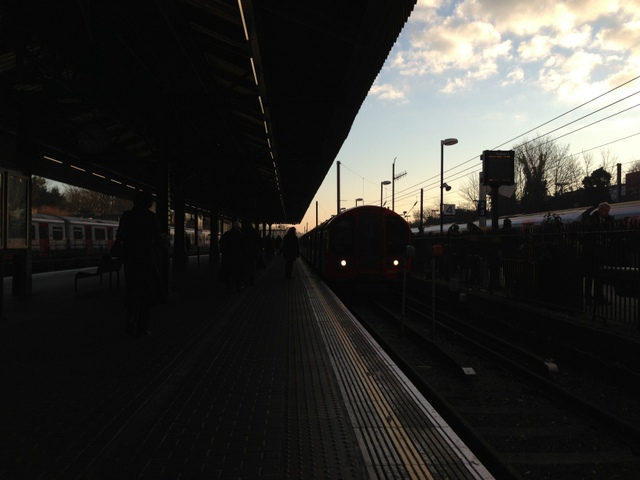
#> input picture underexposed_image.jpg, 640 x 480 px
$ python AutoExposure.py
#> lines starting #> are read from the running program, lines starting #| are printed output that depends on the picture
import cv2
import numpy as np
from matplotlib import pyplot as plt

def adjust_gamma(image, gamma=1.0):
    # build a lookup table mapping the pixel values [0, 255] to their adjusted gamma values
    invGamma = 1.0 / gamma
    table = np.array([((i / 255.0) ** invGamma) * 255
        for i in np.arange(0, 256)]).astype("uint8")
    # apply gamma correction using the lookup table
    return cv2.LUT(image, table)

def auto_exposure(img_path):
    # Load the image
#> called with img_path = 'underexposed_image.jpg'
    img = cv2.imread(img_path, 0)
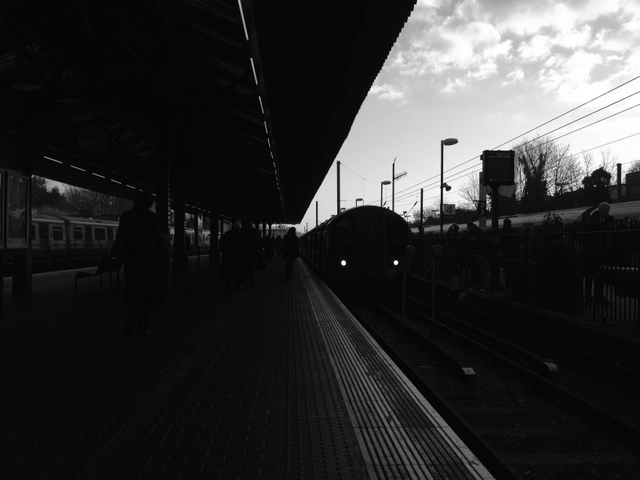
#> img: shape (480, 640); min 0, max 255, mean 48.8

    # Apply gamma correction (can be adjusted to get your desired results.)
    gamma_corrected = adjust_gamma(img, 5.0)
#> in adjust_gamma, `return cv2.LUT(image, table)`:
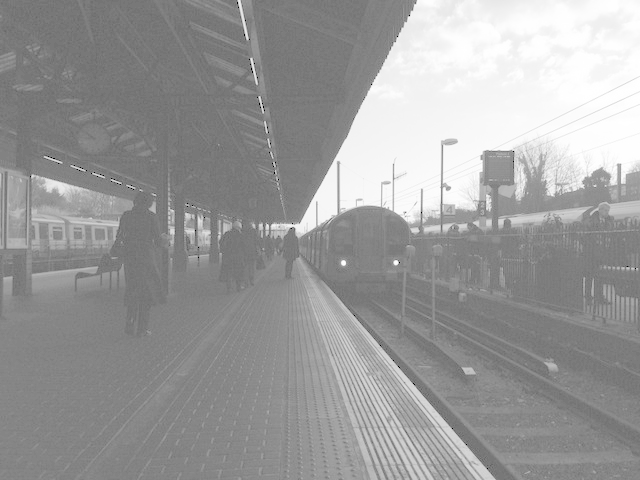
#> returned value: shape (480, 640); min 0, max 255, mean 155

    # Calculate histogram for the gamma corrected image
    hist = cv2.calcHist([gamma_corrected],[0],None,[256],[0,256])
#> hist = 256 values, max 34311 at index 120, min 0 at index 1, mean 1200

    # plot the original image in grayscale
    plt.figure(figsize=(12, 6))
    plt.subplot(1, 2, 1)
    plt.imshow(img, cmap='gray')
    plt.title('Original Image')

    # Plot the Gamma Corrected Image
    plt.figure(figsize=(12, 6))
    plt.subplot(1, 2, 1)
    plt.imshow(gamma_corrected, cmap='gray')
    plt.title('Gamma Corrected Image')


    # Plot the histogram
    plt.subplot(1, 2, 2)
    plt.plot(hist)
    plt.title('Histogram')
    plt.xlabel('Pixel Values')
    plt.ylabel('Frequency')
    plt.show()
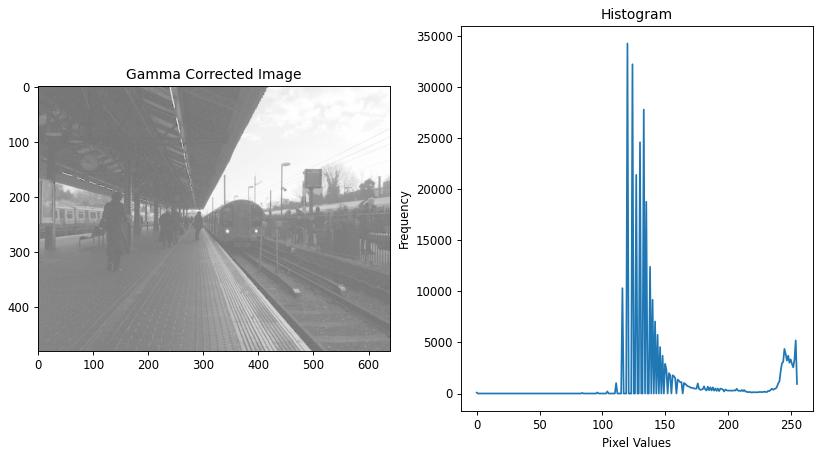
#> figure drawn by matplotlib, 2 panels; panel 2: curve peaks at x = 120, y = 34311


# Call the function with the path to your image file
auto_exposure('underexposed_image.jpg')
